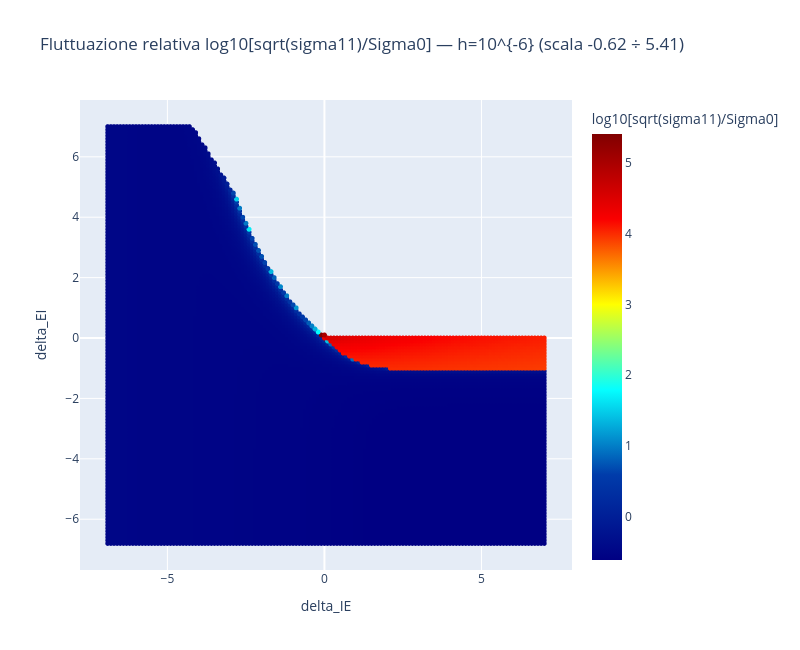

Notebook source saved alongside this figure:
### Code cell
# ============================================================
# FLUTTUAZIONE RELATIVA: scatter con scala colore sul vero min/max
# ============================================================

for h_label, d in data_all.items():
    DEI, DIE = np.meshgrid(d["delta_EI"], d["delta_IE"], indexing="ij")
    val_flat = d["log10_fluct_rel_Sigma"].ravel()
    mask = np.isfinite(val_flat)
    vmin, vmax = float(np.min(val_flat[mask])), float(np.max(val_flat[mask]))

    fig = go.Figure(go.Scattergl(
        x=DIE.ravel()[mask], y=DEI.ravel()[mask], mode="markers",
        marker=dict(color=val_flat[mask], colorscale="Jet", cmin=vmin, cmax=vmax,
                    size=5, showscale=True, colorbar=dict(title="log10[sqrt(sigma11)/Sigma0]")),
        hovertemplate=("delta_IE=%{x:.3g}<br>delta_EI=%{y:.3g}<br>"
                       "log10(fluct_rel)=%{marker.color:.3g}<extra></extra>"),
    ))
    fig.update_xaxes(title_text="delta_IE")
    fig.update_yaxes(title_text="delta_EI")
    fig.update_layout(
        title=f"Fluttuazione relativa log10[sqrt(sigma11)/Sigma0] — h={h_label} "
              f"(scala {vmin:.2f} ÷ {vmax:.2f})",
        height=650, width=800,
    )
    salva_figura(fig, "fluttuazione_relativa_scatter")

### Figure 1 — Plotly figure (JSON) as saved in the notebook; plotly's stock layout.template omitted (floating-point values rounded to 4 significant figures; data arrays with more than 128 entries replaced by an {"elided": "..."} marker saying what was removed)
{"data": [{"hovertemplate": "delta_IE=%{x:.3g}<br>delta_EI=%{y:.3g}<br>log10(fluct_rel)=%{marker.color:.3g}<extra></extra>", "marker": {"cmax": 5.411, "cmin": -0.6183, "color": {"elided": "12916 float values"}, "colorbar": {"title": {"text": "log10[sqrt(sigma11)/Sigma0]"}}, "colorscale": [[0, "rgb(0,0,131)"], [0.2, "rgb(0,60,170)"], [0.4, "rgb(5,255,255)"], [0.6, "rgb(255,255,0)"], [0.8, "rgb(250,0,0)"], [1, "rgb(128,0,0)"]], "showscale": true, "size": 5}, "mode": "markers", "type": "scattergl", "x": {"elided": "12916 float values"}, "y": {"elided": "12916 float values"}}], "layout": {"height": 650, "title": {"text": "Fluttuazione relativa log10[sqrt(sigma11)/Sigma0] — h=10^{-6} (scala -0.62 ÷ 5.41)"}, "width": 800, "xaxis": {"title": {"text": "delta_IE"}}, "yaxis": {"title": {"text": "delta_EI"}}}}
